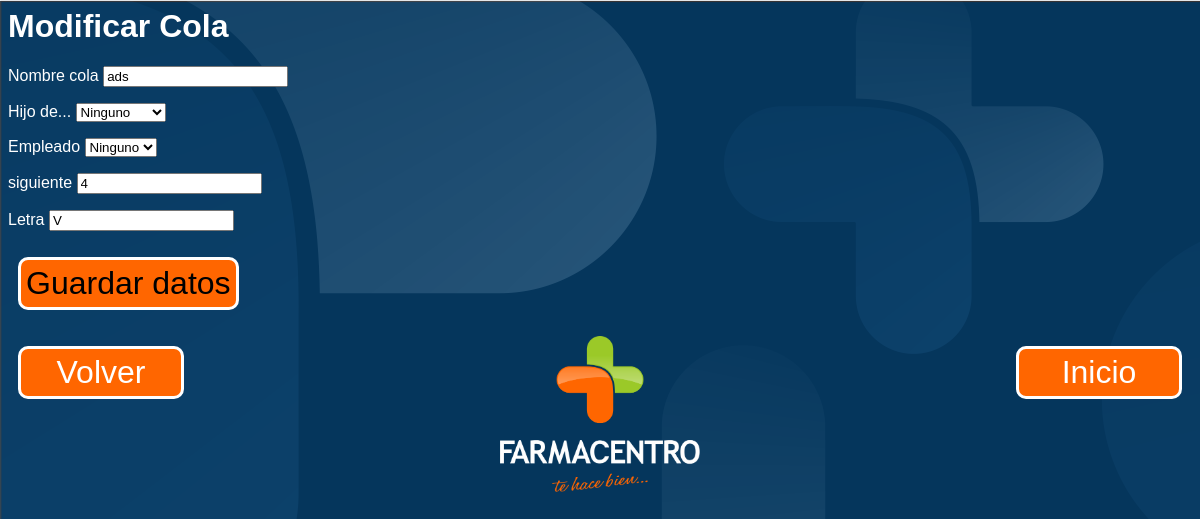
The page /index.php?c=cola&a=modificar&id=18 on the database its author committed.
### tables this page shows
CREATE TABLE `Cola` (
  `idCola` int(10) unsigned NOT NULL AUTO_INCREMENT,
  `nombreCola` varchar(30) DEFAULT NULL,
  `idEmpleado` int(10) DEFAULT NULL,
  `hijoDe` int(10) DEFAULT NULL,
  `siguiente` int(10) DEFAULT NULL,
  `letra` char(1) DEFAULT NULL,
  PRIMARY KEY (`idCola`)
);

### model/cola.php (called while the page is built, shortened)
<?php
class Cola{
    private $idCola;
    private $nombreCola;
    private $siguiente;
    private $letra;
    public function getIdCola() {
        return $this->idCola;
    }
    public function setIdCola($idCola) {
        $this->idCola = $idCola;
    }
    public function getNombreCola() {
        return $this->nombreCola;
    }
    public function setNombreCola($nombreCola) {
        $this->nombreCola = $nombreCola;
    }
    function getSiguiente() {
        return $this->siguiente;
    }
    function getLetra() {
        return $this->letra;
    }
    function setSiguiente($siguiente) {
        $this->siguiente = $siguiente;
    }
    function setLetra($letra) {
        $this->letra = $letra;
    }
    public static function get($id){
        try {
            $mdb =  DataBase::getDb();
            $temp = $mdb->prepare("SELECT * FROM Cola WHERE idCola = $id");
            $temp->execute();
            $resultado = $temp->fetchAll();
            $data = new Cola($resultado[0]['idCola'], $resultado[0]['nombreCola'],
                    $resultado[0]['idEmpleado'], $resultado[0]['hijoDe'], $resultado[0]['siguiente'],
                    $resultado[0]['letra']);
        } catch (PDOException $e) {
            print "¡Error!: " . $e->getMessage() . "<br/>";
            die();
        }
        return $data;
    }
}
?>

### controller/ColaController.php (called while the page is built, shortened)
<?php
require_once "model/cola.php";
class ColaController{
  public function modificar(){
      $tmp = Cola::get($_REQUEST['id']);
      require_once "view/header.php";
      require_once "view/cola/colaEdit.php";
      require_once "view/footer.php";
  }
}
?>

### index.php (called while the page is built, shortened)
<?php
$accion = "index";
if(isset($_REQUEST['a'])){
    $accion = $_REQUEST['a'];
}
$controller = new $controller();
$controller->$accion();
?>

### view/cola/colaEdit.php (the view, shortened to what this page needs)
<?php if($tmp->getIdCola() == null){ ?>
<h1>Crear Cola</h1>
<?php } else{ ?>
<h1>Modificar Cola</h1>
<?php }?>
<form method="POST" action="index.php?c=cola&a=save">
        <p>Nombre cola <input type="text" name="nombreCola" size="20" value="<?= $tmp->getNombreCola() ?>"></p>
        <p>Hijo de...
            <select name="idPadre">
                <option value = "-1">Ninguno</option>
            </select>
        <p>Empleado
            <select name="idEmpleado">
                <option value="-1">Ninguno</option>
            </select>
        <p>siguiente <input type="text" name="siguiente" size="20" value="<?= $tmp->getSiguiente() ?>"></p>
        <p>Letra <input type="text" name="letra" size="20" value="<?= $tmp->getLetra() ?>"></p>
        <p><input class="myButton" type="submit" value="Guardar datos" name="B1"></p>
</form>

### view/stylesheet.css (style rules this page uses)
body { background-image: url("images/fondo.png"); font-family: "Arial", sans-serif; color: white; }
.myButton { display:inline-block; background: #ff6600; border:solid 3px #ffffff; min-width:150px; font-size: 2em; text-align: center; -webkit-border-radius: 10px; -moz-border-radius: 10px; border-radius: 10px; margin: 10px; padding: 5px; }

### rows shown on the page
cola: nombreCola "ads", siguiente "4", letra "V"
